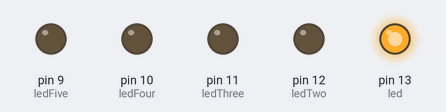
A sketch run on a simulated Arduino Uno, built with avr-gcc and run on an emulated ATmega328P. Parts: output pins drawn as LEDs (lit = HIGH). Random numbers use the default seed unless the sketch sets one.

Above: at 1.1 s.
At 5.1 s:
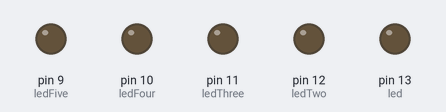
At 7.68 s:
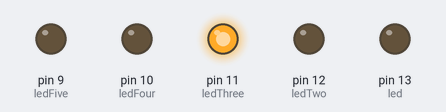
At 13.45 s:
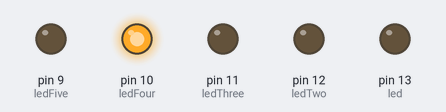
At 21.59 s:
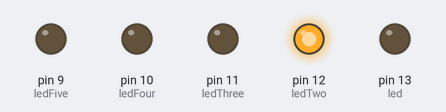
At 34.71 s:
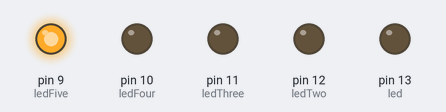
Timing chart, 0 to 40.0 s (numbered marks = the images above):
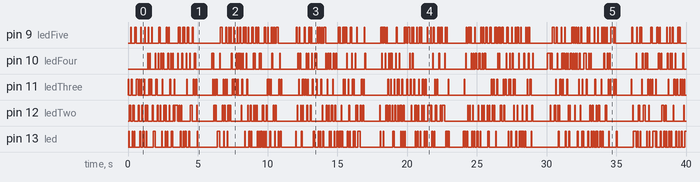

Measured:
- by itself, pin 12 (ledTwo): LOW → HIGH at 0.10 s, → LOW 0.10 s later, → HIGH 0.15 s later, → LOW 0.10 s later, … (218 changes in this stretch)

The sketch:

Random_Blinking.ino
```cpp
int led = 13;
int ledTwo = 12;
int ledThree = 11;
int ledFour = 10;
int ledFive = 9;
int randy;
void setup()
{

 pinMode(led, OUTPUT);
 pinMode(ledTwo, OUTPUT);
 pinMode(ledThree, OUTPUT);
 pinMode(ledFour, OUTPUT);
 pinMode(ledFive, OUTPUT);
}

void loop()
{
  for(int i = 0; i < 100; i++)
  {
    randomNumber();

   if(randy == 9)
      {
        digitalWrite(ledFive, HIGH);
        delay(50);
        digitalWrite(ledFive, LOW);
      }
      else if(randy == 10)
      {
        digitalWrite(ledFour, HIGH);
        delay(50);
        digitalWrite(ledFour, LOW);
      }
      else if(randy == 11)
      {
        digitalWrite(ledThree, HIGH);
        delay(50);
        digitalWrite(ledThree, LOW);
      }
      else if(randy == 12)
      {
        digitalWrite(ledTwo, HIGH);
        delay(50);
        digitalWrite(ledTwo, LOW);
      }
      else
      {
        digitalWrite(led, HIGH);
        delay(50);
        digitalWrite(led, LOW);
      }
  }

  delay(1000);

}

 void randomNumber()
 {
    randy = random(9,14);
 }
```
